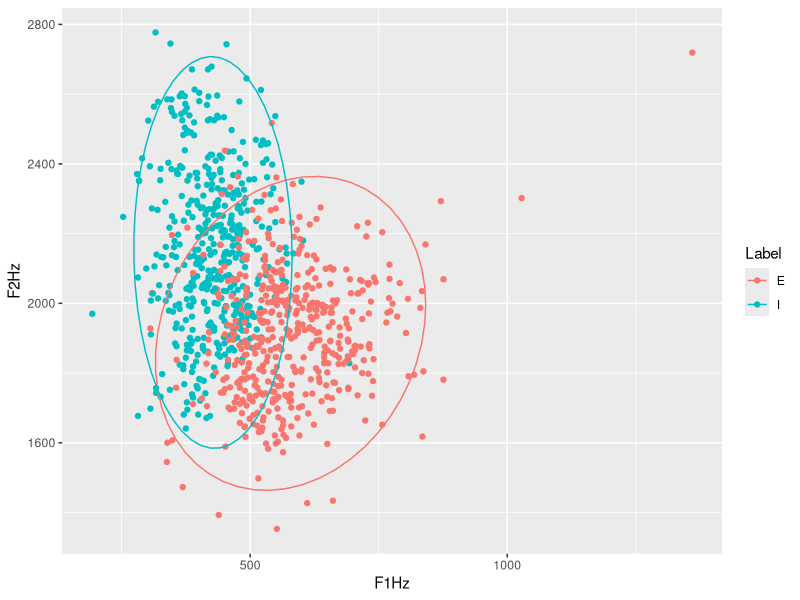
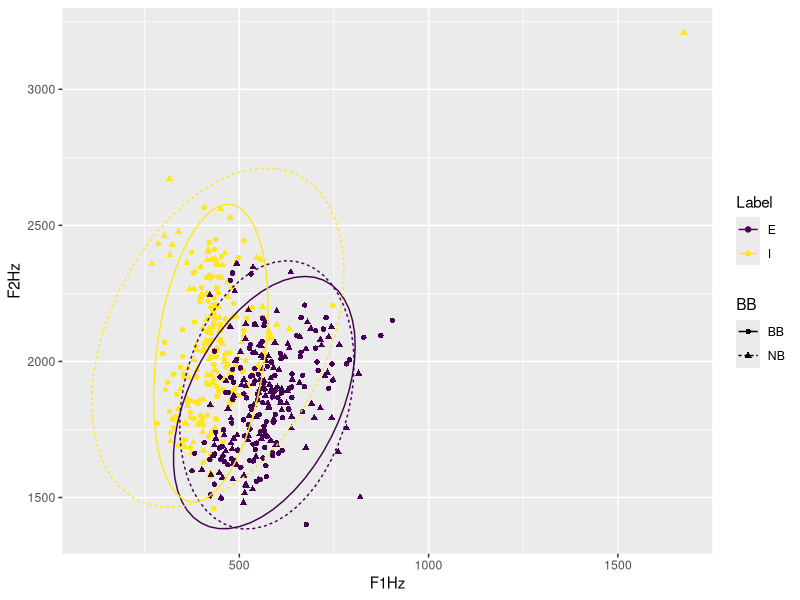

The R script that drew these images, in order:
## ---- chunk 1
df <- read.csv("productionFullTable.csv")
df$BB <- as.factor(df$BB) 
df$Label <- as.factor(df$Label)  
df$block <- as.factor(df$block)  
df$gender <- as.factor(df$gender) 
df$AF <- as.factor(df$AF) 
df$subj <- as.character(df$subj)
df$seq <- as.numeric(df$seq)
df$F0Hz <- as.numeric(df$F0Hz) 
df$F1Hz <- as.numeric(df$F1Hz) 
df$F2Hz <- as.numeric(df$F2Hz) 
df$F1Bark <- as.numeric(df$F1Bark) 
df$F2Bark <- as.numeric(df$F2Bark)
## ---- chunk 2
library(dplyr)
block1 <- df |> 
  filter(block == 1) |> 
  select(c(Label, F1Hz, F2Hz, gender))

#write.table(block1, "block1.csv", sep = "\t", row.names = FALSE)
#"The number of elements (0) is not a multiple of the number of columns (1)."

## ---- chunk 3
library(ggplot2)
ggplot(block1, aes(x=F1Hz, y=F2Hz, color = Label)) + 
  geom_point()+
  stat_ellipse(type = "norm")
## ---- chunk 4
block4 <- df |> 
  filter(block == 4, AF == "AF") |> 
  select(c(Label, F1Hz, F2Hz, gender, BB))

## ---- chunk 5
library(viridis)
ggplot(block4, aes(x=F1Hz, y=F2Hz, color = Label, linetype = BB, shape = BB)) + 
  geom_point()+
  stat_ellipse(type = "norm")+
  scale_color_viridis(discrete=TRUE, option="viridis")
